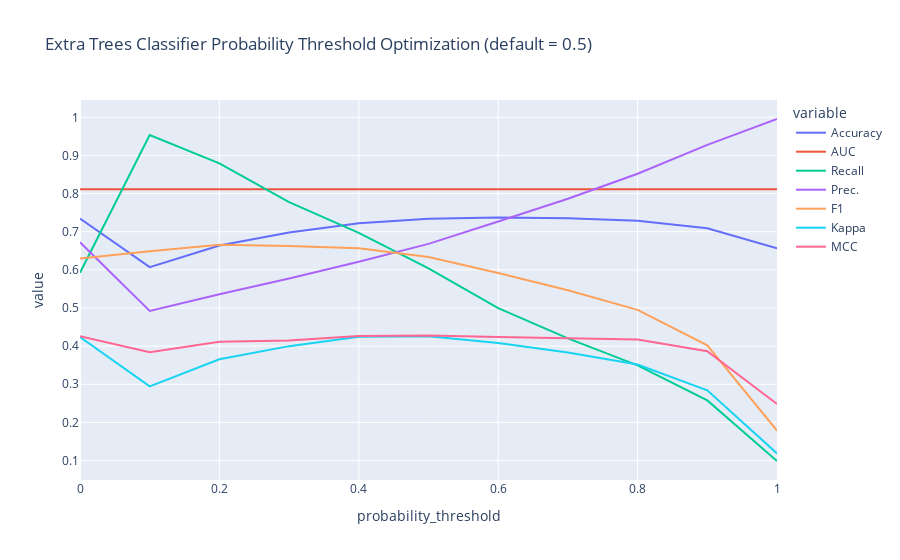

Notebook code cell kept with this figure:
### Code cell
calibrated_et_opt = optimize_threshold(et)

### Figure 1 — Plotly figure (JSON) as saved in the notebook; plotly's stock layout.template omitted (floating-point values rounded to 4 significant figures)
{"data": [{"hovertemplate": "variable=Accuracy<br>probability_threshold=%{x}<br>value=%{y}<extra></extra>", "legendgroup": "Accuracy", "line": {"color": "#636efa", "dash": "solid"}, "marker": {"symbol": "circle"}, "mode": "lines", "name": "Accuracy", "orientation": "v", "showlegend": true, "type": "scatter", "x": [0, 0.1, 0.2, 0.3, 0.4, 0.5, 0.6, 0.7, 0.8, 0.9, 1], "xaxis": "x", "y": [0.7343, 0.6072, 0.6637, 0.698, 0.722, 0.7343, 0.7376, 0.7353, 0.7289, 0.7093, 0.6563], "yaxis": "y"}, {"hovertemplate": "variable=AUC<br>probability_threshold=%{x}<br>value=%{y}<extra></extra>", "legendgroup": "AUC", "line": {"color": "#EF553B", "dash": "solid"}, "marker": {"symbol": "circle"}, "mode": "lines", "name": "AUC", "orientation": "v", "showlegend": true, "type": "scatter", "x": [0, 0.1, 0.2, 0.3, 0.4, 0.5, 0.6, 0.7, 0.8, 0.9, 1], "xaxis": "x", "y": [0.8117, 0.8117, 0.8117, 0.8117, 0.8117, 0.8117, 0.8117, 0.8117, 0.8117, 0.8117, 0.8117], "yaxis": "y"}, {"hovertemplate": "variable=Recall<br>probability_threshold=%{x}<br>value=%{y}<extra></extra>", "legendgroup": "Recall", "line": {"color": "#00cc96", "dash": "solid"}, "marker": {"symbol": "circle"}, "mode": "lines", "name": "Recall", "orientation": "v", "showlegend": true, "type": "scatter", "x": [0, 0.1, 0.2, 0.3, 0.4, 0.5, 0.6, 0.7, 0.8, 0.9, 1], "xaxis": "x", "y": [0.5926, 0.9533, 0.8793, 0.7777, 0.697, 0.6039, 0.4998, 0.4202, 0.3497, 0.2577, 0.0988], "yaxis": "y"}, {"hovertemplate": "variable=Prec.<br>probability_threshold=%{x}<br>value=%{y}<extra></extra>", "legendgroup": "Prec.", "line": {"color": "#ab63fa", "dash": "solid"}, "marker": {"symbol": "circle"}, "mode": "lines", "name": "Prec.", "orientation": "v", "showlegend": true, "type": "scatter", "x": [0, 0.1, 0.2, 0.3, 0.4, 0.5, 0.6, 0.7, 0.8, 0.9, 1], "xaxis": "x", "y": [0.6724, 0.4922, 0.536, 0.5775, 0.6213, 0.6681, 0.7268, 0.7865, 0.852, 0.9279, 0.9956], "yaxis": "y"}, {"hovertemplate": "variable=F1<br>probability_threshold=%{x}<br>value=%{y}<extra></extra>", "legendgroup": "F1", "line": {"color": "#FFA15A", "dash": "solid"}, "marker": {"symbol": "circle"}, "mode": "lines", "name": "F1", "orientation": "v", "showlegend": true, "type": "scatter", "x": [0, 0.1, 0.2, 0.3, 0.4, 0.5, 0.6, 0.7, 0.8, 0.9, 1], "xaxis": "x", "y": [0.6295, 0.6491, 0.666, 0.6625, 0.6565, 0.6339, 0.5916, 0.5466, 0.495, 0.4021, 0.1784], "yaxis": "y"}, {"hovertemplate": "variable=Kappa<br>probability_threshold=%{x}<br>value=%{y}<extra></extra>", "legendgroup": "Kappa", "line": {"color": "#19d3f3", "dash": "solid"}, "marker": {"symbol": "circle"}, "mode": "lines", "name": "Kappa", "orientation": "v", "showlegend": true, "type": "scatter", "x": [0, 0.1, 0.2, 0.3, 0.4, 0.5, 0.6, 0.7, 0.8, 0.9, 1], "xaxis": "x", "y": [0.4237, 0.2944, 0.3654, 0.4, 0.4244, 0.4262, 0.4082, 0.3836, 0.3517, 0.2843, 0.1187], "yaxis": "y"}, {"hovertemplate": "variable=MCC<br>probability_threshold=%{x}<br>value=%{y}<extra></extra>", "legendgroup": "MCC", "line": {"color": "#FF6692", "dash": "solid"}, "marker": {"symbol": "circle"}, "mode": "lines", "name": "MCC", "orientation": "v", "showlegend": true, "type": "scatter", "x": [0, 0.1, 0.2, 0.3, 0.4, 0.5, 0.6, 0.7, 0.8, 0.9, 1], "xaxis": "x", "y": [0.4261, 0.3838, 0.4117, 0.4149, 0.4268, 0.428, 0.4241, 0.4216, 0.4171, 0.3865, 0.2482], "yaxis": "y"}], "layout": {"legend": {"title": {"text": "variable"}, "tracegroupgap": 0}, "title": {"text": "Extra Trees Classifier Probability Threshold Optimization (default = 0.5)"}, "xaxis": {"anchor": "y", "domain": [0, 1], "title": {"text": "probability_threshold"}}, "yaxis": {"anchor": "x", "domain": [0, 1], "title": {"text": "value"}}}}
